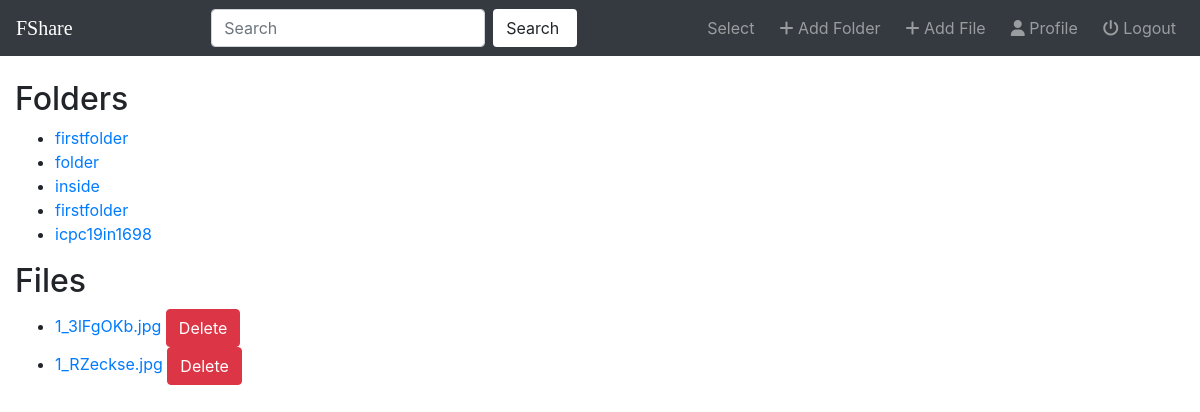
The app's page /fileshare/ (signed in), older data.
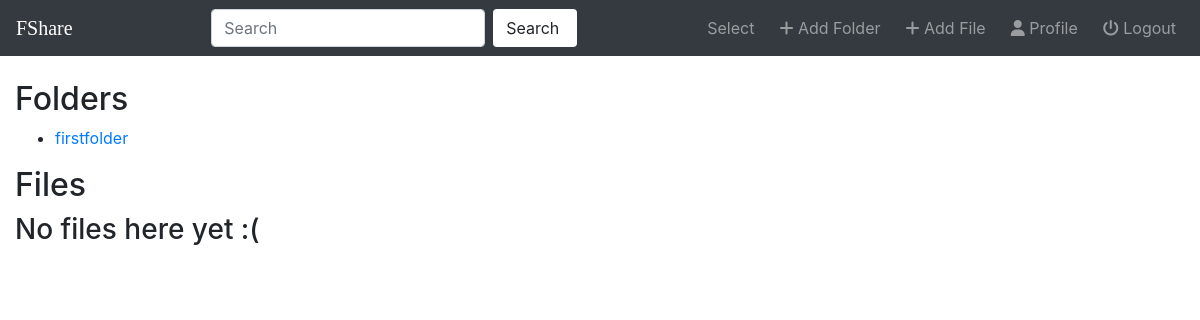
The same page, newer data.
### fileshare/models.py (models this page shows, shortened)
class Folder(models.Model):
    user = models.ForeignKey(User,on_delete=models.CASCADE,default=1)
    name = models.CharField(max_length=50)
    linkedfolder = models.ForeignKey("self",on_delete=models.CASCADE,null=True,blank=True)
    lastmodified = models.DateTimeField(auto_now=True)
    def __str__(self):
        return self.name

class File(models.Model):
    user = models.ForeignKey(User,on_delete=models.CASCADE,default=1)
    folder=models.ForeignKey(Folder,on_delete=models.CASCADE,null=True,blank=True)
    name = models.CharField(max_length=50,null=True,blank=True)
    file=models.FileField(upload_to='files');
    created_on = models.DateTimeField(auto_now_add=True)

### fileshare/views.py (the view)
# urls.py: path('', views.index,name='index'),
def index(request):
    user_folders = Folder.objects.filter(user=request.user)
    user_files = File.objects.filter(user=request.user)
    all_folders = user_folders.filter(linkedfolder__isnull=True)
    all_files = user_files.filter(folder__isnull=True)
    context = { 'all_folders':all_folders,'all_files':all_files }
    return render(request,'fileshare/index.html',context)

### fileshare/templates/fileshare/index.html (shortened to what this page needs)
{% extends 'fileshare/base.html' %}
{% block body %}
<h2> Folders </h2>
{% if all_folders %}
<ul>
  {% for folder in all_folders %}
  <li> <a href="{% url 'fileshare:detail' folder.pk %}">{{ folder }}</a> </li>
  {% endfor %}
</ul>
{% else %}
  <h3> No folders here yet :( </h3>
{% endif %}
<h2> Files </h2>
{% if all_files %}
<ul>
  {% for file in all_files %}
  <li> <a href="{{ file.file.url }}" target="_blank"> {{ file.file }} </a>
    <button type="button" class="btn btn-danger" data-toggle="modal" data-target="#myModal{{file.pk}}"> Delete </button>
  </li>
  {% endfor %}
</ul>
{% else %}
  <h3> No files here yet :( </h3>
{% endif %}
{% endblock %}

### fileshare/templates/fileshare/base.html (shortened to what this page needs)
<!DOCTYPE html>
<html lang="en" dir="ltr">
  <head>
    <link rel="stylesheet" href="https://maxcdn.bootstrapcdn.com/bootstrap/4.4.1/css/bootstrap.min.css">
  </head>
  <body>
    <nav class="navbar navbar-expand-md bg-dark navbar-dark fixed-top">
      <a class="navbar-brand" href="{% url 'home:users' %}"><span style="font-family:American Typewriter, serif">FShare</span></a>
      <div class="collapse navbar-collapse" id="topNavbar">
        <div class="mx-auto order-0">
          <form class="form-inline" action="{% url 'home:search' %}" role="search" method="get">
            <input class="form-control mr-sm-2" type="text" placeholder="Search" name="q" value="{{ request.GET.q }}">
            <button class="btn btn-default" type="submit" style="background-color:white"> Search&nbsp;</button>
          </form>
        </div>
        <ul class="navbar-nav">
          <li class="nav-item">
            <a class="nav-link" href="#"> Select &nbsp;</a>
          </li>
          <li class="nav-item">
            <a class="nav-link" href="{% url 'fileshare:folder-add' %}"><i class='fas fa-plus'></i> Add Folder &nbsp;</a>
          </li>
          <li class="nav-item">
            <a class="nav-link" href="{% url 'fileshare:file-add' %}"><i class='fas fa-plus'></i> Add File &nbsp;</a>
          </li>
          <li class="nav-item">
            <a class="nav-link" href="{% url 'account:profile-view' %}"><i class='fas fa-user'></i> Profile &nbsp;</a>
          </li>
          <li class="nav-item">
            <a class="nav-link" href="{% url 'account:logout' %}"><i class='fas fa-power-off'></i> Logout</a>
          </li>
        </ul>
      </div>
    </nav>
    <div class="container-fluid" style="margin-top:80px">
      {% block body %}
      {% endblock %}
    </div>
  </body>
</html>

Row changes from the older to the newer data that the page shows:
removed Folder: name "folder"
removed Folder: name "inside"
removed Folder: name "firstfolder"
removed Folder: name "icpc19in1698"
removed File: file "1_3lFgOKb.jpg"
removed File: file "1_RZeckse.jpg"
Text that changed along with them:
text now shown: "No files here yet :("
